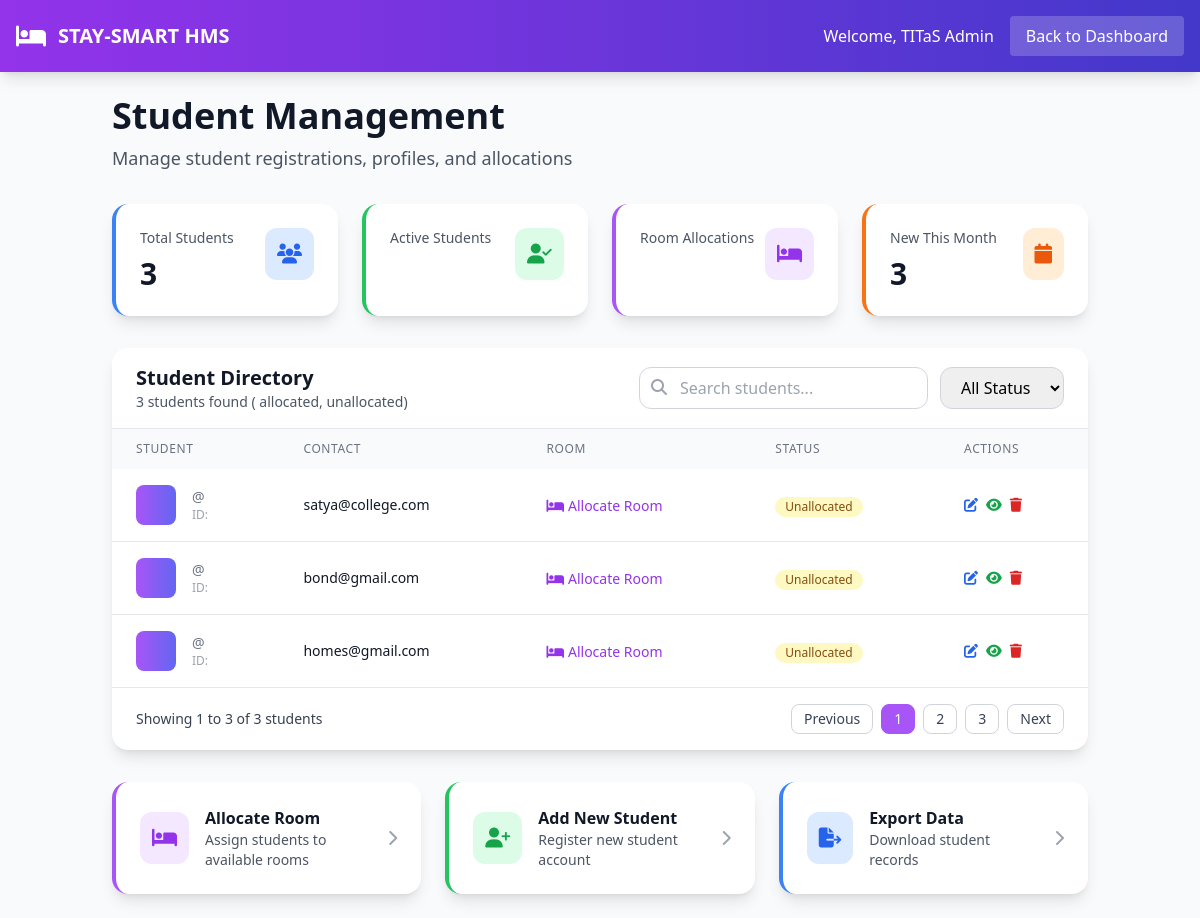
Before: /student_list/ with the older database file.
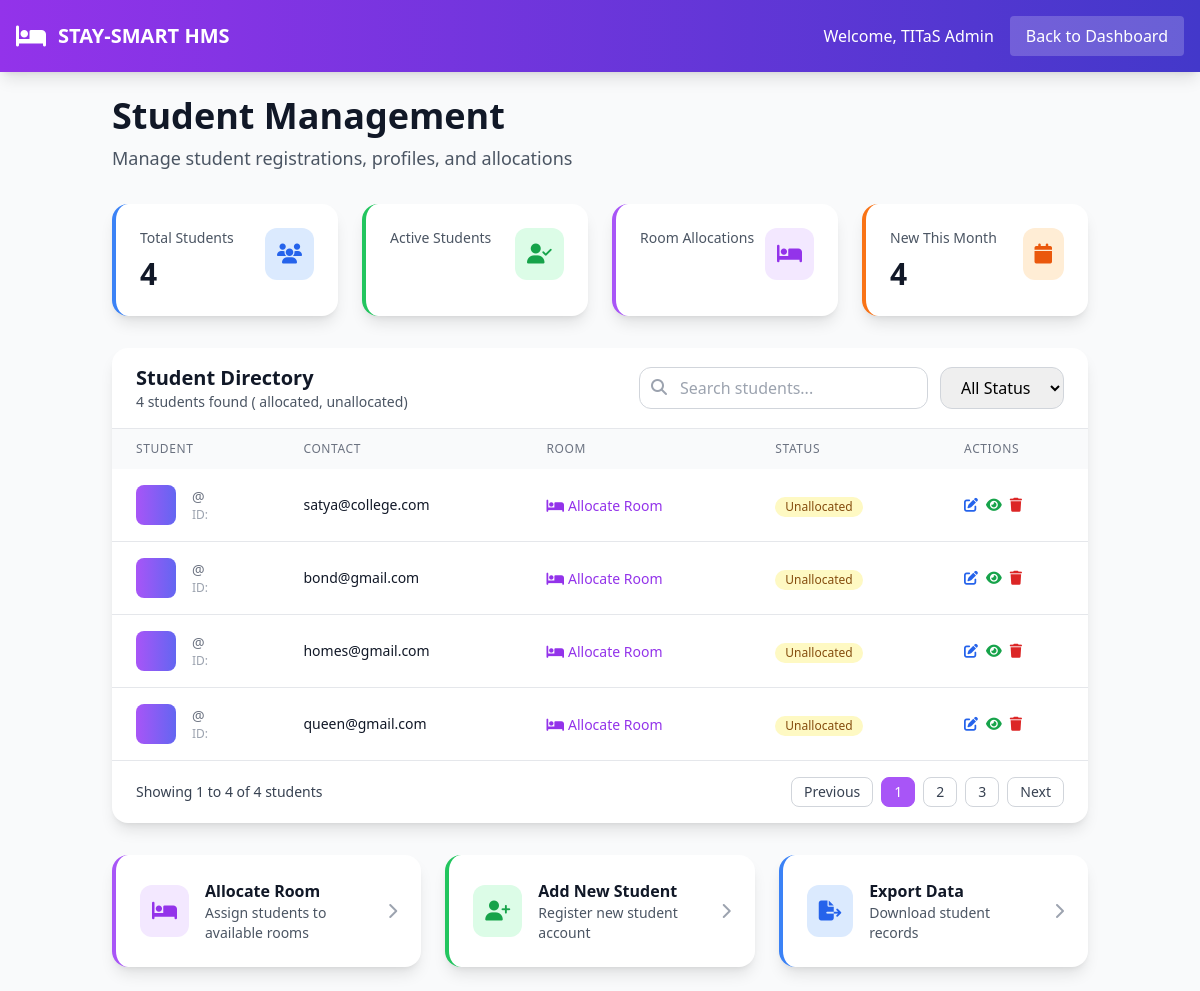
After: the same page with the newer database file.
### ACCOUNTS/models.py (models this page shows, shortened)
class User(AbstractUser):
    ROLE_CHOICES = (
        ('student', 'Student'),
        ('staff', 'Staff/Warden'),
        ('admin', 'Admin'),
    )
    role = models.CharField(max_length=20, choices=ROLE_CHOICES, default='student')
    groups = models.ManyToManyField(
        Group,
        verbose_name='groups',
        blank=True,
        help_text='The groups this user belongs to. A user will get all permissions granted to each of their groups.',
        related_name='custom_user_set',  # Changed related_name
        related_query_name='user',
    )
    user_permissions = models.ManyToManyField(
        Permission,
        verbose_name='user permissions',
        blank=True,
        help_text='Specific permissions for this user.',
        related_name='custom_user_set',  # Changed related_name
        related_query_name='user',
    )

### ACCOUNTS/views.py (the view, shortened to what this page needs)
# urls.py: path('student_list/', views.student_list, name='student_list'),
def student_list(request):
    students = User.objects.filter(role='student')  # Filter for students only
    return render(request, 'hostel/student_list.html', {'students': students})

### HOSTEL/TEMPLATES/hostel/student_list.html (shortened to what this page needs)
<!DOCTYPE html>
<html lang="en">
<head>
    <script src="https://cdn.tailwindcss.com"></script>
    <link rel="stylesheet" href="https://cdnjs.cloudflare.com/ajax/libs/font-awesome/6.4.0/css/all.min.css">
</head>
<body class="bg-gray-50">
    <nav class="bg-gradient-to-r from-purple-600 to-indigo-700 text-white p-4 shadow-lg">
        <div class="flex justify-between items-center">
            <div class="flex items-center space-x-3">
                <i class="fas fa-bed text-2xl"></i>
                <h1 class="text-xl font-bold">STAY-SMART HMS</h1>
            </div>
            <div class="flex items-center space-x-4">
                <span>Welcome, TITaS Admin</span>
                <a href="{% url 'admin_dashboard' %}" class="bg-white bg-opacity-20 hover:bg-opacity-30 px-4 py-2 rounded transition">Back to Dashboard</a>
            </div>
        </div>
    </nav>
    <div class="container mx-auto p-6">
        <div class="mb-8">
            <h1 class="text-4xl font-bold text-gray-900 mb-2">Student Management</h1>
            <p class="text-gray-600 text-lg">Manage student registrations, profiles, and allocations</p>
        </div>
        <div class="grid grid-cols-1 md:grid-cols-4 gap-6 mb-8">
            <div class="bg-white rounded-2xl shadow-lg p-6 border-l-4 border-blue-500">
                <div class="flex justify-between items-start">
                    <div>
                        <p class="text-gray-600 text-sm">Total Students</p>
                        <p class="text-3xl font-bold text-gray-900 mt-2">{{ students.count }}</p>
                    </div>
                    <div class="bg-blue-100 p-3 rounded-xl">
                        <i class="fas fa-users text-blue-600 text-xl"></i>
                    </div>
                </div>
            </div>
            <div class="bg-white rounded-2xl shadow-lg p-6 border-l-4 border-green-500">
                <div class="flex justify-between items-start">
                    <div>
                        <p class="text-gray-600 text-sm">Active Students</p>
                    </div>
                    <div class="bg-green-100 p-3 rounded-xl">
                        <i class="fas fa-user-check text-green-600 text-xl"></i>
                    </div>
                </div>
            </div>
            <div class="bg-white rounded-2xl shadow-lg p-6 border-l-4 border-purple-500">
                <div class="flex justify-between items-start">
                    <div>
                        <p class="text-gray-600 text-sm">Room Allocations</p>
                    </div>
                    <div class="bg-purple-100 p-3 rounded-xl">
                        <i class="fas fa-bed text-purple-600 text-xl"></i>
                    </div>
                </div>
            </div>
            <div class="bg-white rounded-2xl shadow-lg p-6 border-l-4 border-orange-500">
                <div class="flex justify-between items-start">
                    <div>
                        <p class="text-gray-600 text-sm">New This Month</p>
                        <p class="text-3xl font-bold text-gray-900 mt-2">{{ students.count }}</p>
                    </div>
                    <div class="bg-orange-100 p-3 rounded-xl">
                        <i class="fas fa-calendar text-orange-600 text-xl"></i>
                    </div>
                </div>
            </div>
        </div>
        <div class="bg-white rounded-2xl shadow-lg overflow-hidden">
            <div class="px-6 py-4 border-b border-gray-200">
                <div class="flex flex-col lg:flex-row lg:items-center lg:justify-between">
                    <div>
                        <h2 class="text-xl font-bold text-gray-900">Student Directory</h2>
                        <p class="text-gray-600 text-sm">{{ students.count }} students found ({{ allocated_students_count }} allocated, {{ unallocated_students_count }} unallocated)</p>
                    </div>
                    <div class="mt-4 lg:mt-0 flex space-x-3">
                        <div class="relative">
                            <i class="fas fa-search absolute left-3 top-3 text-gray-400"></i>
                            <input type="text" placeholder="Search students..." class="pl-10 pr-4 py-2 border border-gray-300 rounded-xl focus:outline-none focus:ring-2 focus:ring-purple-500">
                        </div>
                        <select class="border border-gray-300 rounded-xl px-4 py-2 focus:outline-none focus:ring-2 focus:ring-purple-500">
                            <option>All Status</option>
                        </select>
                    </div>
                </div>
            </div>
            <div class="overflow-x-auto">
                <table class="w-full">
                    <thead class="bg-gray-50">
                        <tr>
                            <th class="px-6 py-3 text-left text-xs font-medium text-gray-500 uppercase tracking-wider">Student</th>
                            <th class="px-6 py-3 text-left text-xs font-medium text-gray-500 uppercase tracking-wider">Contact</th>
                            <th class="px-6 py-3 text-left text-xs font-medium text-gray-500 uppercase tracking-wider">Room</th>
                            <th class="px-6 py-3 text-left text-xs font-medium text-gray-500 uppercase tracking-wider">Status</th>
                            <th class="px-6 py-3 text-left text-xs font-medium text-gray-500 uppercase tracking-wider">Actions</th>
                        </tr>
                    </thead>
                    <tbody class="bg-white divide-y divide-gray-200">
                        {% for student in students %}
                        <tr class="hover:bg-gray-50 transition duration-150">
                            <td class="px-6 py-4 whitespace-nowrap">
                                <div class="flex items-center">
                                    <div class="bg-gradient-to-r from-purple-500 to-indigo-500 w-10 h-10 rounded-lg flex items-center justify-center text-white font-semibold text-lg">
                                    </div>
                                    <div class="ml-4">
                                        <div class="text-sm text-gray-500">@{{ student.name|lower|slugify }}</div>
                                        <div class="text-xs text-gray-400">ID: {{ student.roll_no }}</div>
                                    </div>
                                </div>
                            </td>
                            <td class="px-6 py-4 whitespace-nowrap">
                                <div class="text-sm text-gray-900">{{ student.email }}</div>
                            </td>
                            <td class="px-6 py-4 whitespace-nowrap">
                                {% if student.room %}
                                    <div class="text-sm font-medium text-gray-900">{{ student.room.room_number }}</div>
                                    <div class="text-sm text-gray-500">Floor: {{ student.room.floor }}</div>
                                {% else %}
                                    <a href="{% url 'allocate_room' %}" class="inline-flex items-center text-purple-600 hover:text-purple-700 font-medium text-sm hover:underline">
                                        <i class="fas fa-bed mr-1"></i>
                                        Allocate Room
                                    </a>
                                {% endif %}
                            </td>
                            <td class="px-6 py-4 whitespace-nowrap">
                                <span class="inline-flex items-center px-2.5 py-0.5 rounded-full text-xs font-medium {% if student.room %}bg-green-100 text-green-800{% else %}bg-yellow-100 text-yellow-800{% endif %}">
                                    {% if student.room %}Active{% else %}Unallocated{% endif %}
                                </span>
                            </td>
                            <td class="px-6 py-4 whitespace-nowrap text-sm font-medium">
                                <div class="flex space-x-2">
                                    <a href="{% url 'edit_student' student.id %}" class="text-blue-600 hover:text-blue-900 transform hover:scale-110 transition duration-200">
                                        <i class="fas fa-edit"></i>
                                    </a>
                                    <button class="text-green-600 hover:text-green-900 transform hover:scale-110 transition duration-200" onclick="viewStudent({{ student.id }})">
                                        <i class="fas fa-eye"></i>
                                    </button>
                                    <a href="{% url 'delete_student' student.id %}" class="text-red-600 hover:text-red-900 transform hover:scale-110 transition duration-200" onclick="return confirm('Are you sure you want to delete {{ student.name }}?')">
                                        <i class="fas fa-trash"></i>
                                    </a>
                                </div>
                            </td>
                        </tr>
                        {% empty %}
                        <tr>
                            <td colspan="5" class="px-6 py-4 text-center text-gray-500">
                                No students found. <a href="{% url 'add_student' %}" class="text-purple-600 hover:underline">Add the first student</a>
                            </td>
                        </tr>
                        {% endfor %}
                    </tbody>
                </table>
            </div>
            <div class="px-6 py-4 border-t border-gray-200">
                <div class="flex items-center justify-between">
                    <div class="text-sm text-gray-700">
                        Showing <span class="font-medium">1</span> to <span class="font-medium">{{ students.count }}</span> of <span class="font-medium">{{ students.count }}</span> students
                    </div>
                    <div class="flex space-x-2">
                        <button class="px-3 py-1 border border-gray-300 rounded-lg text-sm font-medium text-gray-700 hover:bg-gray-50">Previous</button>
                        <button class="px-3 py-1 border border-purple-500 bg-purple-500 text-white rounded-lg text-sm font-medium">1</button>
                        <button class="px-3 py-1 border border-gray-300 rounded-lg text-sm font-medium text-gray-700 hover:bg-gray-50">2</button>
                        <button class="px-3 py-1 border border-gray-300 rounded-lg text-sm font-medium text-gray-700 hover:bg-gray-50">3</button>
                        <button class="px-3 py-1 border border-gray-300 rounded-lg text-sm font-medium text-gray-700 hover:bg-gray-50">Next</button>
                    </div>
                </div>
            </div>
        </div>
        <div class="mt-8 grid grid-cols-1 md:grid-cols-3 gap-6">
            <a href="{% url 'allocate_room' %}" class="bg-white rounded-2xl shadow-lg p-6 border-l-4 border-purple-500 hover:shadow-xl transition duration-300 group">
                <div class="flex items-center space-x-4">
                    <div class="bg-purple-100 p-3 rounded-xl">
                        <i class="fas fa-bed text-purple-600 text-xl"></i>
                    </div>
                    <div class="flex-1">
                        <h3 class="font-semibold text-gray-900 group-hover:text-purple-600">Allocate Room</h3>
                        <p class="text-gray-600 text-sm">Assign students to available rooms</p>
                    </div>
                    <i class="fas fa-chevron-right text-gray-400 group-hover:text-purple-600"></i>
                </div>
            </a>
            <a href="{% url 'add_student' %}" class="bg-white rounded-2xl shadow-lg p-6 border-l-4 border-green-500 hover:shadow-xl transition duration-300 group">
                <div class="flex items-center space-x-4">
                    <div class="bg-green-100 p-3 rounded-xl">
                        <i class="fas fa-user-plus text-green-600 text-xl"></i>
                    </div>
                    <div class="flex-1">
                        <h3 class="font-semibold text-gray-900 group-hover:text-green-600">Add New Student</h3>
                        <p class="text-gray-600 text-sm">Register new student account</p>
                    </div>
                    <i class="fas fa-chevron-right text-gray-400 group-hover:text-green-600"></i>
                </div>
            </a>
            <div class="bg-white rounded-2xl shadow-lg p-6 border-l-4 border-blue-500">
                <div class="flex items-center space-x-4">
                    <div class="bg-blue-100 p-3 rounded-xl">
                        <i class="fas fa-file-export text-blue-600 text-xl"></i>
                    </div>
                    <div class="flex-1">
                        <h3 class="font-semibold text-gray-900">Export Data</h3>
                        <p class="text-gray-600 text-sm">Download student records</p>
                    </div>
                    <i class="fas fa-chevron-right text-gray-400"></i>
                </div>
            </div>
        </div>
    </div>
</body>
</html>

Changed rows visible on the page:
added User: email "queen@gmail.com"
Other visible differences:
{{ students.count }}: "3" → "4"
